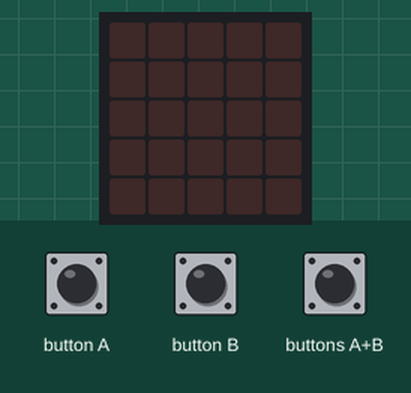
Bench run of a program on a simulated BBC micro:bit (MakeCode). Shown: the board's 5×5 LED display. The test bench sets the inputs (shaded band).

Above: at 1.2 s.
1.3 s: button A pressed for 0.15 s
At 1.55 s:
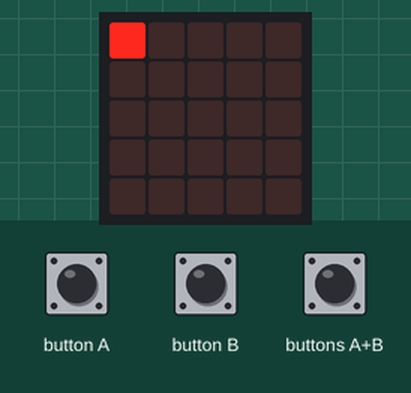
4.3 s: button B pressed for 0.15 s
At 5.05 s:
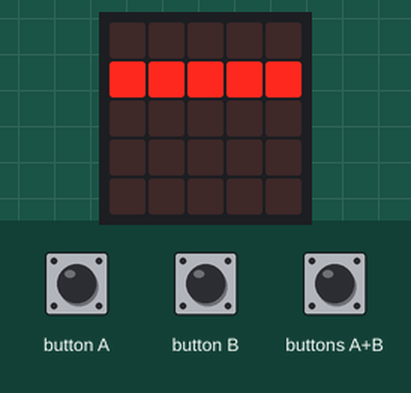
7.4 s: buttons A+B pressed for 0.15 s
At 7.75 s:
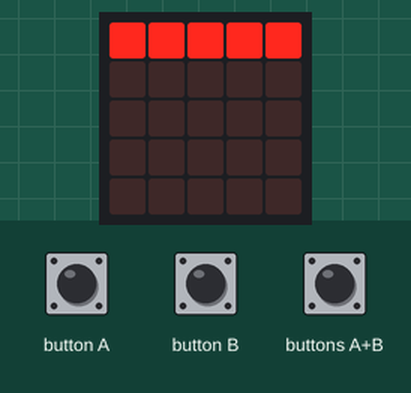
Timing chart, 0 to 10.4 s (numbered marks = the images above; inputs shaded):
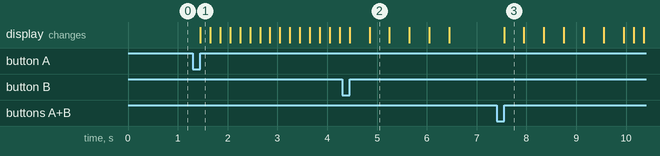

Measured:
- after the input at 1.3 s, the display: changes after 0.15 s (image 1)
- after the input at 4.3 s, the display: first differs from a run without the input after 0.55 s (image 2)
- after the input at 7.4 s, the display: changes after 0.15 s (image 3)
- what the display in image 2 shows lasts 0.4 s, from 4.9 s to 5.3 s

The program:

main.ts
```typescript
let x3 = 0
let y = 0
let x2 = 0
function _2 () {
    basic.showLeds(`
        # # # # #
        . . . . .
        . . . . .
        . . . . .
        . . . . .
        `)
    basic.showLeds(`
        . . . . .
        # # # # #
        . . . . .
        . . . . .
        . . . . .
        `)
    basic.showLeds(`
        . . . . .
        . . . . .
        # # # # #
        . . . . .
        . . . . .
        `)
    basic.showLeds(`
        . . . . .
        . . . . .
        . . . . .
        # # # # #
        . . . . .
        `)
    basic.showLeds(`
        . . . . .
        . . . . .
        . . . . .
        . . . . .
        # # # # #
        `)
    basic.showLeds(`
        . . . . .
        . . . . .
        . . . . .
        . . . . .
        . . . . .
        `)
}
input.onButtonPressed(Button.A, function () {
    _1()
})
function _3 () {
    x3 = 4
    for (let index = 0; index < 5; index++) {
        y = 4
        for (let y = 0; y <= 4; y++) {
            basic.clearScreen()
            led.plot(x3, y)
            basic.pause(200)
            y += 0 - -1
        }
        x3 += -1
        basic.clearScreen()
    }
}
input.onButtonPressed(Button.AB, function () {
    for (let index = 0; index < 4; index++) {
        _2()
        _1()
        _3()
    }
})
input.onButtonPressed(Button.B, function () {
    _2()
})
function _1 () {
    x2 = 0
    for (let index = 0; index < 5; index++) {
        y = 0
        for (let y = 0; y <= 4; y++) {
            basic.clearScreen()
            led.plot(x2, y)
            basic.pause(200)
            y += 1
        }
        x2 += 1
        basic.clearScreen()
    }
}
```

test.ts
```typescript
// 在這裡測試；當此封包作為擴充功能時，將不會編譯此內容。
```
